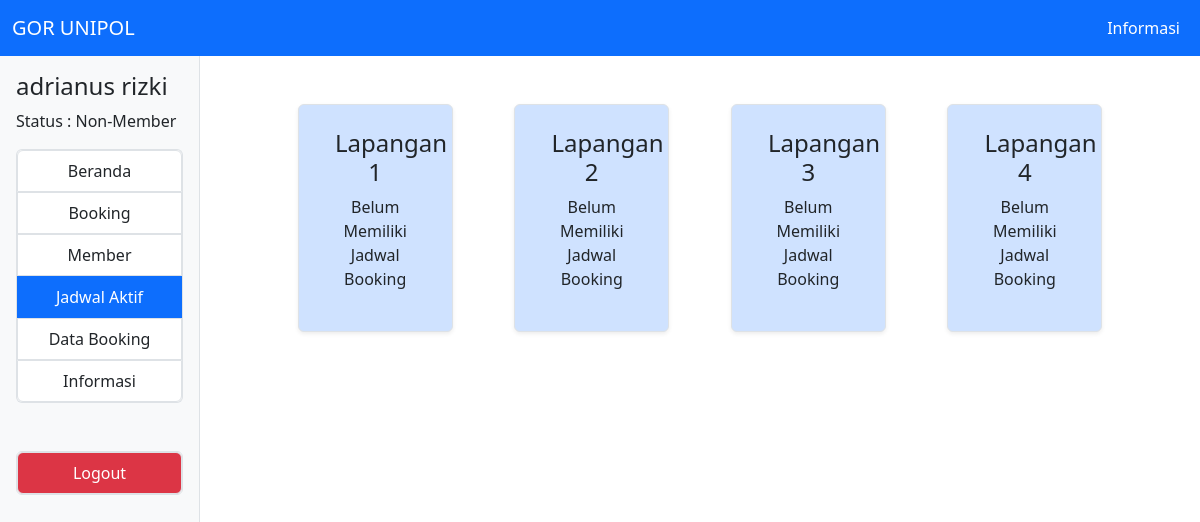
/dashboard/databooking (signed in), run on the app's committed database.
### tables this page shows
CREATE TABLE `lapangan` (
  `id` tinyint NOT NULL,
  `nama_lapangan` varchar(30) NOT NULL,
  `status_lapangan` varchar(9) NOT NULL
);

### app/core/Controller.php (called while the page is built, shortened)
<?php
class Controller
{
    public function UserView($view, $data = [])
    {
        require_once "../app/views/user/" . $view . ".php";
    }
    public function model($model)
    {
        return new $model;
    }
}

### app/controllers/Dashboard.php (called while the page is built, shortened)
<?php
class Dashboard extends Controller
{
    public function databooking()
    {
        $data = [
            "title" =>  "Data Booking",
            "marker" => [null, null, null, "active"],
            "status_booking" => ["Dibatalkan", "Selesai"],
            "current_book" => $this->model("Lapangan_Model")->get_current_booking()
        ];
        $this->UserView("dashboard/databooking", $data);
    }
}

### app/core/App.php (called while the page is built, shortened)
<?php
class App
{
    protected $method = "index";
    protected $params = [];
    protected $route_path = "../app/controllers/";
    public function __construct()
    {
        $url = $this->parseURL();
        if (!is_null($url)) {
            if (file_exists($this->route_path . ucfirst($url[0]) . ".php")) {
                unset($url[0]);
            }
        }
        $this->controller = new $this->controller;
        if (isset($url[1])) {
            if (method_exists($this->controller, $url[1])) {
                $this->method = $url[1];
            }
        } elseif (isset($url[2])) {
            if (method_exists($this->controller, $url[2])) {
                $this->method = $url[2];
                unset($url[2]);
            }
        }
        call_user_func_array([$this->controller, $this->method], $this->params);
    }
    public function parseURL()
    {
        if (isset($_GET["url"])) {
            $url = rtrim($_GET["url"], "/");
            $url = filter_var($url, FILTER_SANITIZE_URL);
            $url = explode("/", $url);
            return $url;
        }
    }
}

### public/index.php (called while the page is built, shortened)
<?php
$app = new App;

### app/core/Database.php (called while the page is built, shortened)
<?php
class Database
{
    private $host = DB_HOST;
    private $user = DB_USER;
    private $pass = DB_PASS;
    private $db_name = DB_NAME;
    private $dbh, $stmt;
    public function __construct()
    {
        $dsn = "mysql:host=" . $this->host . ";dbname=" . $this->db_name;
        $option = [
            PDO::ATTR_PERSISTENT => true,
            PDO::ATTR_ERRMODE => PDO::ERRMODE_EXCEPTION
        ];
        try {
            $this->dbh = new PDO($dsn, $this->user, $this->pass, $option);
        } catch (PDOException $e) {
            die($e->getMessage());
        }
    }
    public function query($sql)
    {
        $this->stmt = $this->dbh->prepare($sql);
    }
    public function bind($param, $value, $type = null)
    {
        if (is_null($type)) {
            switch (true) {
                default:
                    $type = PDO::PARAM_STR;
            }
        }
        $this->stmt->bindValue($param, $value, $type);
    }
    public function execute()
    {
        $this->stmt->execute();
    }
    public function result_set()
    {
        $this->execute();
        return $this->stmt->fetchAll(PDO::FETCH_ASSOC);
    }
}

### app/models/Lapangan_Model.php (called while the page is built, shortened)
<?php
class Lapangan_Model
{
    private $db;
    public function __construct()
    {
        $this->db = new Database;
    }
    public function get_current_booking()
    {
        $sql = "SELECT * FROM lapangan LEFT JOIN booking ON lapangan.id = booking.lapangan ORDER BY tanggal_sewa";
        $this->db->query($sql);
        return $this->db->result_set();
    }
}

### app/views/user/dashboard/databooking.php (the view)
<div class="col-10 p-5">
    <div class="row row-cols-1 row-cols-sm-1 row-cols-md-4 justify-content-md-evenly">
        <div class="col-12 col-sm-12 col-md-2">
            <?php
            $count = 0;
            $book_exist = true;
            foreach ($data["current_book"] as $value) {
                if ($value["nama_lapangan"] === "Lapangan 1") {
                    if (strtotime($value["tanggal_sewa"]) >= strtotime(date("Y-m-d")) && !in_array($value["status_booking"], $data["status_booking"])) {
                        $count++;
                        echo "<div class='row p-4 mb-3 border shadow-sm rounded bg-primary-subtle text-center'>
                        <div class='col'>
                        <h4>" . $value["nama_lapangan"] . "</h4>
                        <p>" . $value["tanggal_sewa"] . "</p>
                        <p>" . $value["jam_mulai"] . " - " .  $value["jam_selesai"] . "</p>
                        <p>" . getLamaSewa($value["jam_mulai"], $value["jam_selesai"]) . " Jam</p>
                        </div>
                        </div>";
                    } else if ($value["no_transaksi"] === null || strtotime($value["tanggal_sewa"]) <= strtotime(date("Y-m-d")) || in_array($value["status_booking"], $data["status_booking"])) {
                        $book_exist = false;
                        $lapangan = $value["nama_lapangan"];
                    }
                }
            }
            if ($book_exist === false && $count === 0) {
                echo "<div class='row p-4 mb-3 border shadow-sm rounded bg-primary-subtle text-center'>
                <div class='col'>
                <h4>" . $lapangan . "</h4>
                <p>Belum Memiliki Jadwal Booking</p>
                </div>
                </div>";
            }
            ?>
        </div>
        <div class="col-12 col-sm-12 col-md-2">
            <?php
            $count = 0;
            $book_exist = true;
            foreach ($data["current_book"] as $value) {
                if ($value["nama_lapangan"] === "Lapangan 2") {
                    if (strtotime($value["tanggal_sewa"]) >= strtotime(date("Y-m-d")) && !in_array($value["status_booking"], $data["status_booking"])) {
                        $count++;
                        echo "<div class='row p-4 mb-3 border shadow-sm rounded bg-primary-subtle text-center'>
                        <div class='col'>
                        <h4>" . $value["nama_lapangan"] . "</h4>
                        <p>" . $value["tanggal_sewa"] . "</p>
                        <p>" . $value["jam_mulai"] . " - " .  $value["jam_selesai"] . "</p>
                        <p>" . getLamaSewa($value["jam_mulai"], $value["jam_selesai"]) . " Jam</p>
                        </div>
                        </div>";
                    } else if ($value["no_transaksi"] === null || strtotime($value["tanggal_sewa"]) <= strtotime(date("Y-m-d")) || in_array($value["status_booking"], $data["status_booking"])) {
                        $book_exist = false;
                        $lapangan = $value["nama_lapangan"];
                    }
                }
            }
            if ($book_exist === false && $count === 0) {
                echo "<div class='row p-4 mb-3 border shadow-sm rounded bg-primary-subtle text-center'>
                <div class='col'>
                <h4>" . $lapangan . "</h4>
                <p>Belum Memiliki Jadwal Booking</p>
                </div>
                </div>";
            }
            ?>
        </div>
        <div class="col-12 col-sm-12 col-md-2">
            <?php
            $count = 0;
            $book_exist = true;
            foreach ($data["current_book"] as $value) {
                if ($value["nama_lapangan"] === "Lapangan 3") {
                    if (strtotime($value["tanggal_sewa"]) >= strtotime(date("Y-m-d")) && !in_array($value["status_booking"], $data["status_booking"])) {
                        $count++;
                        echo "<div class='row p-4 mb-3 border shadow-sm rounded bg-primary-subtle text-center'>
                        <div class='col'>
                        <h4>" . $value["nama_lapangan"] . "</h4>
                        <p>" . $value["tanggal_sewa"] . "</p>
                        <p>" . $value["jam_mulai"] . " - " .  $value["jam_selesai"] . "</p>
                        <p>" . getLamaSewa($value["jam_mulai"], $value["jam_selesai"]) . " Jam</p>
                        </div>
                        </div>";
                    } else if ($value["no_transaksi"] === null || strtotime($value["tanggal_sewa"]) <= strtotime(date("Y-m-d")) || in_array($value["status_booking"], $data["status_booking"])) {
                        $book_exist = false;
                        $lapangan = $value["nama_lapangan"];
                    }
                }
            }
            if ($book_exist === false && $count === 0) {
                echo "<div class='row p-4 mb-3 border shadow-sm rounded bg-primary-subtle text-center'>
                <div class='col'>
                <h4>" . $lapangan . "</h4>
                <p>Belum Memiliki Jadwal Booking</p>
                </div>
                </div>";
            }
            ?>
        </div>
        <div class="col-12 col-sm-12 col-md-2">
            <?php
            $count = 0;
            $book_exist = true;
            foreach ($data["current_book"] as $value) {
                if ($value["nama_lapangan"] === "Lapangan 4") {
                    if (strtotime($value["tanggal_sewa"]) >= strtotime(date("Y-m-d")) && !in_array($value["status_booking"], $data["status_booking"])) {
                        $count++;
                        echo "<div class='row p-4 mb-3 border shadow-sm rounded bg-primary-subtle text-center'>
                        <div class='col'>
                        <h4>" . $value["nama_lapangan"] . "</h4>
                        <p>" . $value["tanggal_sewa"] . "</p>
                        <p>" . $value["jam_mulai"] . " - " .  $value["jam_selesai"] . "</p>
                        <p>" . getLamaSewa($value["jam_mulai"], $value["jam_selesai"]) . " Jam</p>
                        </div>
                        </div>";
                    } else if ($value["no_transaksi"] === null || strtotime($value["tanggal_sewa"]) <= strtotime(date("Y-m-d")) || in_array($value["status_booking"], $data["status_booking"])) {
                        $book_exist = false;
                        $lapangan = $value["nama_lapangan"];
                    }
                }
            }
            if ($book_exist === false && $count === 0) {
                echo "<div class='row p-4 mb-3 border shadow-sm rounded bg-primary-subtle text-center'>
                <div class='col'>
                <h4>" . $lapangan . "</h4>
                <p>Belum Memiliki Jadwal Booking</p>
                </div>
                </div>";
            }
            ?>
        </div>
    </div>
</div>

### data on the page
lapangan: nama_lapangan "Lapangan 1"
lapangan: nama_lapangan "Lapangan 2"
lapangan: nama_lapangan "Lapangan 3"
lapangan: nama_lapangan "Lapangan 4"

### other printed values
$_SESSION["nama_user"] "adrianus rizki"
$_SESSION["status_member"] "Non-Member"
